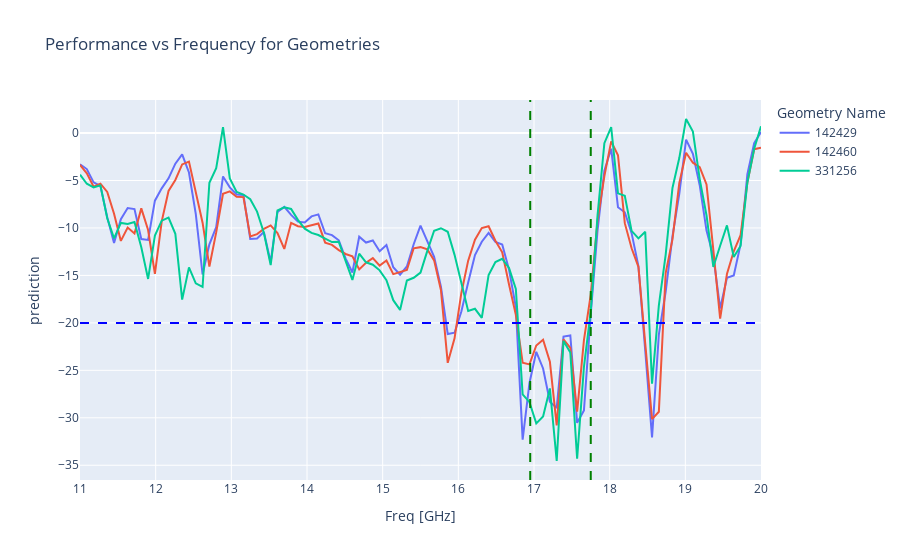
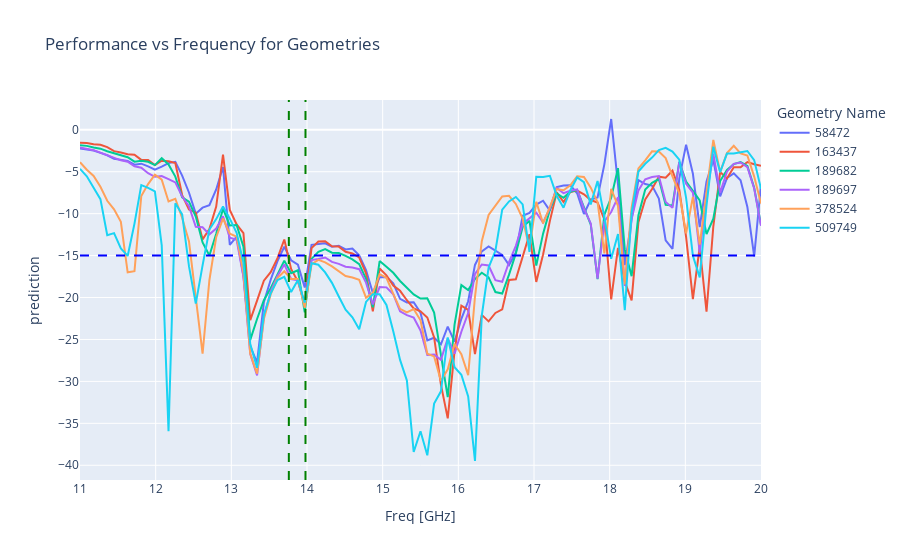
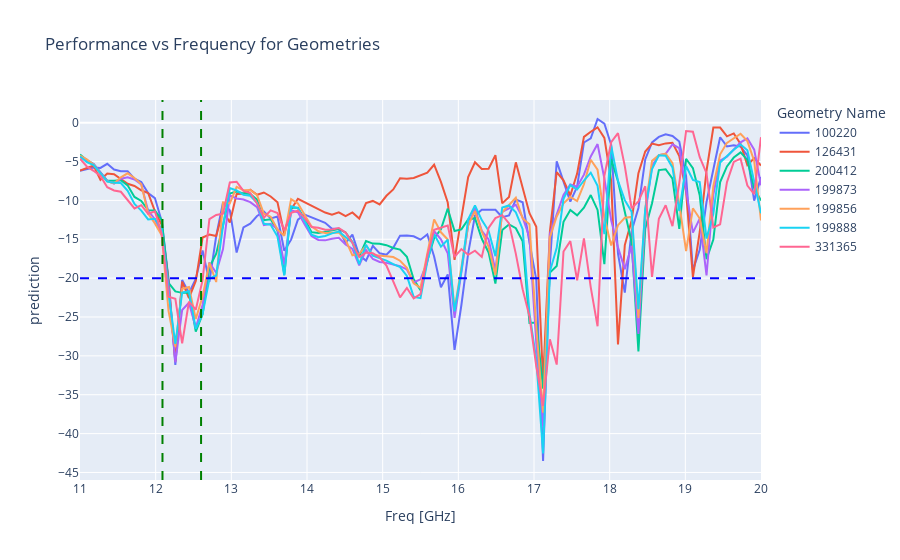
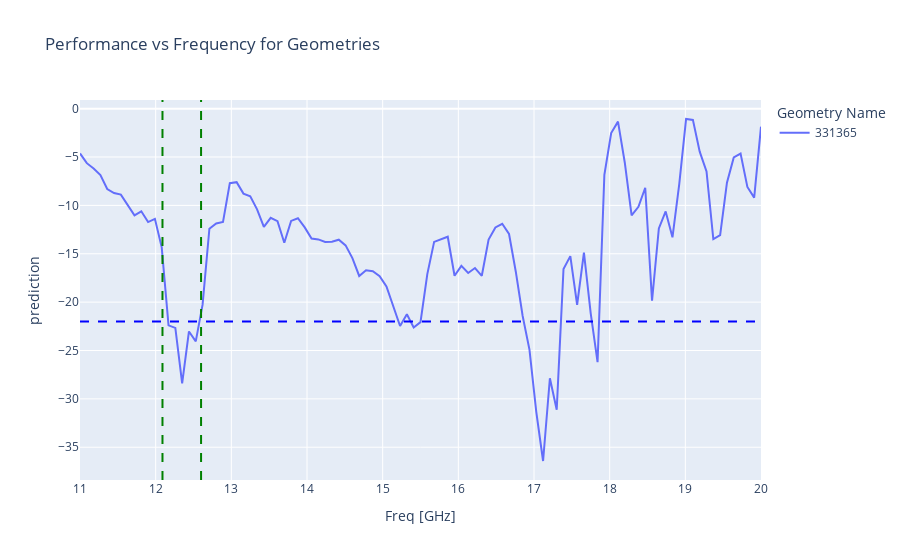

The notebook cell these images were saved under, in order:
### Code cell
s11_input = widgets.BoundedFloatText(value=-10, min=predictions.min(), max=predictions.max(), step=0.05, description="S11:")
freq_input = widgets.FloatRangeSlider(min=df['Freq [GHz]'].min(), max=df['Freq [GHz]'].max(), step=0.01, description="Frequency Range:")

def on_button_clicked(b):
    global s11_val, freq_val
    s11_val = s11_input.value
    freq_val = freq_input.value
    print_prediction()

def show_best_function(checkbox_val):
    global show_best_only
    show_best_only = checkbox_val['new']
    print_dimensions()

go_button = widgets.Button(description="Run")
go_button.on_click(on_button_clicked)

show_best_checkbox = Checkbox(True, description='Only Show Best')
show_best_checkbox.observe(show_best_function, names=['value'])
